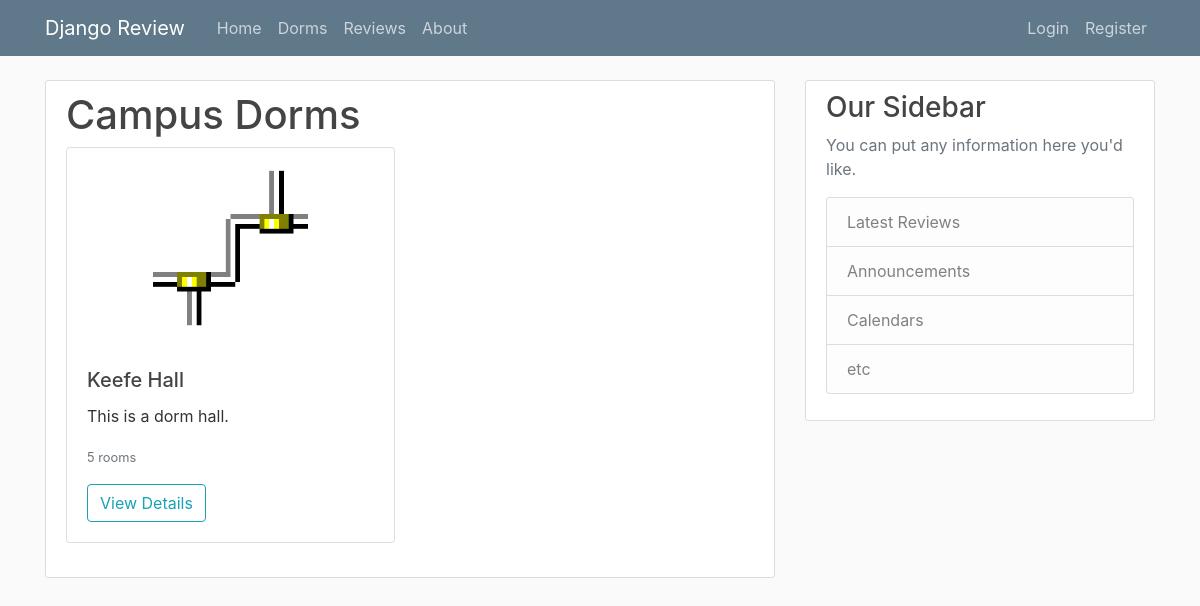
/dorms/, run on the app's committed database.
### review/models.py (models this page shows, shortened)
class Dorm(models.Model):
    name = models.CharField(max_length=100)
    description = models.TextField()
    image = models.ImageField(upload_to='dorm_images', blank=True, null=True)

### review/views.py (the view)
# urls.py: path('dorms/', DormListView.as_view(), name='dorm-list'),
class DormListView(ListView):
    model = Dorm
    template_name = 'review/dorm_list.html'
    context_object_name = 'dorms'
    ordering = ['name']

### review/templates/review/dorm_list.html (shortened to what this page needs)
{% extends 'review/base.html' %}
{% block content %}
    <div class="content-section">
        <h1>Campus Dorms</h1>
        <div class="row">
            {% for dorm in dorms %}
                <div class="col-md-6 mb-4">
                    <div class="card h-100">
                        {% if dorm.image %}
                            <img src="{{ dorm.image.url }}" class="card-img-top" alt="{{ dorm.name }}" style="height: 200px; object-fit: cover;">
                        {% else %}
                            <div class="card-img-top bg-light d-flex justify-content-center align-items-center" style="height: 200px;">
                                <span class="text-muted">No Image</span>
                            </div>
                        {% endif %}
                        <div class="card-body">
                            <h5 class="card-title">{{ dorm.name }}</h5>
                            <p class="card-text">{{ dorm.description|truncatechars:100 }}</p>
                            <p class="card-text">
                                <small class="text-muted">{{ dorm.rooms.count }} room{{ dorm.rooms.count|pluralize }}</small>
                            </p>
                            <a href="{% url 'dorm-detail' dorm.id %}" class="btn btn-outline-info">View Details</a>
                        </div>
                    </div>
                </div>
            {% empty %}
                <div class="col">
                    <p>No dorms have been added yet.</p>
                </div>
            {% endfor %}
        </div>
    </div>
{% endblock content %}

### review/static/review/main.css (style rules this page uses)
body { background: #fafafa; color: #333333; margin-top: 5rem; }
h1, h2, h3, h4, h5, h6 { color: #444444; }
.content-section { background: #ffffff; padding: 10px 20px; border: 1px solid #dddddd; border-radius: 3px; margin-bottom: 20px; }
.card-img-top { height: 150px; object-fit: cover; }

### data on the page
Dorm: image (picture), name "Keefe Hall", description "This is a dorm hall.", rooms.count "5"
